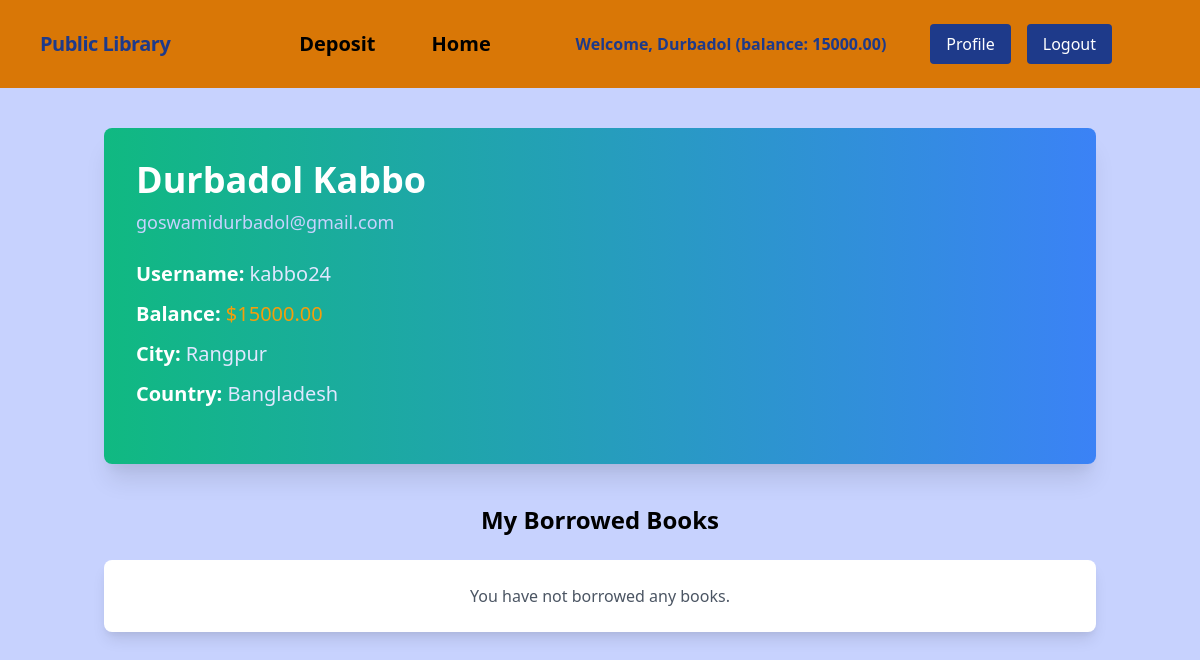
/librarians/profile/ (signed in), run on the app's committed database.
### librarians/models.py (models this page shows, shortened)
class UserProfile(models.Model):
    user = models.OneToOneField(User,on_delete=models.CASCADE,related_name="account")
    birth_date = models.DateField(null=True, blank=True)
    gender = models.CharField(max_length=50,choices=GENDER)
    balance = models.DecimalField(default=0, max_digits=12, decimal_places=2)
    city = models.CharField(max_length=100)
    postal_code = models.IntegerField()
    country = models.CharField(max_length=255)

### librarians/views.py (the view)
# urls.py: path('profile/',UserProfileView.as_view(), name='profile'),
class UserProfileView(View):
    template_name = 'profile.html'
    def get(self, request, *args, **kwargs):
        user = request.user
        user_profile = get_object_or_404(UserProfile, user=user)
        borrowed_books = BorrowModel.objects.filter(user=user, status=True)
        book_return_dates = []
        context = {
            'user': user,
            'user_profile': user_profile,
            'books': borrowed_books,
        }
        return render(request, self.template_name, context)

### librarians/templates/profile.html (shortened to what this page needs)
{% extends 'base.html' %}
{% block body %}
<div class="container mx-auto mt-10 px-4">
    <div class="bg-gradient-to-l from-blue-500 to-green-500 text-white shadow-xl rounded-lg mb-10 p-8">
        <div class="mb-6">
            <h1 class="text-4xl font-bold">{{ user.first_name }} {{ user.last_name }}</h1>
            <h5 class="text-indigo-200 mt-2 text-lg">{{ user.email }}</h5>
            <div class="mt-6 space-y-3">
                <p class="text-xl">
                    <span class="font-semibold">Username:</span>
                    <span class="text-indigo-100">{{ user.username }}</span>
                </p>
                <p class="text-xl">
                    <span class="font-semibold">Balance:</span>
                    <span class="text-yellow-500">${{ user_profile.balance }}</span>
                </p>
                <p class="text-xl">
                    <span class="font-semibold">City:</span>
                    <span class="text-indigo-100">{{ user_profile.city }}</span>
                </p>
                <p class="text-xl">
                    <span class="font-semibold">Country:</span>
                    <span class="text-indigo-100">{{ user_profile.country }}</span>
                </p>
            </div>
        </div>
    </div>
    <h2 class="text-2xl font-semibold text-center mb-6">My Borrowed Books</h2>
    <div class="bg-white shadow-lg rounded-lg p-6">
        {% if books %}
            <table class="min-w-full bg-white">
                <thead>
                    <tr class="w-full bg-gray-400 text-left">
                        <th class="py-3 px-4 font-semibold text-sm">Book Name</th>
                        <th class="py-3 px-4 font-semibold text-sm">Category</th>
                        <th class="py-3 px-4 font-semibold text-sm">Borrow Price</th>
                        <th class="py-3 px-4 font-semibold text-sm">Borrowed Date</th>
                        <th class="py-3 px-4 font-semibold text-sm">Return Date</th>
                    </tr>
                </thead>
                <tbody>
                    {% for book in books %}
                    <tr class="border-t">
                        <td class="py-4 px-4">{{ book.book.book_name }}</td>
                        <td class="py-4 px-4">{{ book.book.category }}</td>
                        <td class="py-4 px-4">${{ book.book.borrow_price }}</td>
                        <td class="py-4 px-4">{{ book.borrow_date }}</td>
                        <td class="py-4 px-4">{{ book.return_date }}</td>
                    </tr>
                    {% endfor %}
                </tbody>
            </table>
        {% else %}
            <p class="text-center text-gray-600">You have not borrowed any books.</p>
        {% endif %}
    </div>
</div>
{% endblock %}

### core/templates/base.html (shortened to what this page needs)
<!DOCTYPE html>
<html lang="en">
<head>
    <link href="https://unpkg.com/tailwindcss@2.0.1/dist/tailwind.min.css" rel="stylesheet"/>
</head>
<body class="bg-indigo-200">
    {% include 'navbar.html' %}
    <main>
        {% block body %}{% endblock %}
</body>
</html>

### core/templates/navbar.html (shortened to what this page needs)
<nav class="flex items-center justify-between flex-wrap bg-yellow-600 p-6 px-10">
    <div class="flex items-center flex-shrink-0 text-white mr-6">
        <span class="font-semibold text-xl tracking-tight text-blue-900"><a href="/">Public Library</a></span>
    </div>
    <div class="w-full block flex-grow lg:flex lg:items-center md:flex-row lg:w-auto px-10">
        {% if request.user.is_authenticated %}
        <div class="text-xl lg:flex-grow flex justify-center items-center space-x-10">
            <a href="{% url 'deposit_money' %}" class="block mt-4 lg:inline-block lg:mt-0 text-white-900 hover:text-red-900 hover:font-white mr-4 font-bold">
                Deposit
            </a>
            <a href="{% url 'home' %}" class="block mt-4 lg:inline-block lg:mt-0 text-white-900 hover:text-red-900 hover:font-white mr-4 font-bold">
                Home
            </a>
        </div>
        <div class="flex flex-col md:flex-row md:items-center w-full md:w-auto">
            <div class="text-blue-900 font-black px-5 mb-4 md:mb-0 md:mr-4">
                Welcome, {{ request.user.first_name }}
                <span class="block md:inline">(balance: {{request.user.account.balance}})</span>
            </div>
            <a href="{% url 'profile' %}" class="mx-2 inline-block font-medium text-md px-4 py-2 bg-blue-900 rounded text-white hover:text-dark hover:bg-yellow-700 mb-4 md:mb-0">
                Profile
            </a>
            <form action="{% url 'user_logout' %}" method="post" class="mx-2 inline-block">
                <button type="submit" class="font-medium text-md px-4 py-2 bg-blue-900 rounded text-white hover:text-dark hover:bg-red-700">
                    Logout
                </button>
            </form>
        </div>
        {% endif %}
    </div>
</nav>

### data on the page
UserProfile: balance "15000.00", city "Rangpur", country "Bangladesh"

### other printed values
{{ request.user.first_name }} "Durbadol"
{{ request.user.account.balance }} "15000.00"
{{ user.first_name }} "Durbadol"
{{ user.last_name }} "Kabbo"
{{ user.email }} "goswamidurbadol@gmail.com"
{{ user.username }} "kabbo24"
